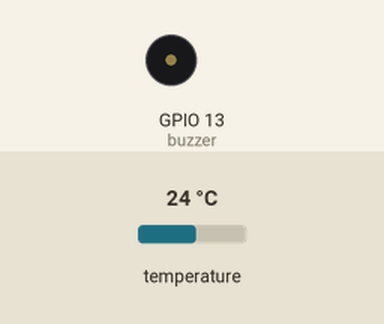
This sketch was run on a simulated ESP8266 (NodeMCU). On the bench: buzzer (waves = sounding). The inputs (shaded band) are chosen by the test bench; at power-on: temperature 24 °C. WiFi joins after 1.5 s; servers stay silent unless stated; the local clock reads 2024-03-15 10:24:30 at power-on unless the sketch sets it; what the sketch prints to the serial monitor is not drawn.

Above: at 2.7 s.
2.8 s: temperature set to 29.2 °C
8.0 s: temperature set to 30.8 °C
At 10.1 s:
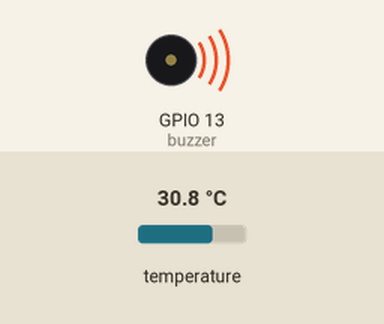
Timing chart, 0 to 22.2 s (numbered marks = the images above; inputs shaded):
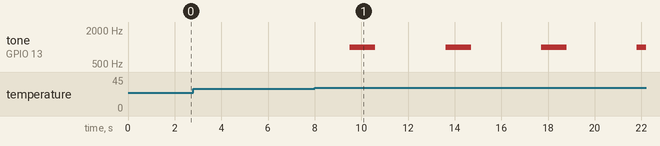

The sketch:

sketch.ino
```cpp
#include <ESP8266WiFi.h>
#include <WiFiClientSecure.h>
#include <UniversalTelegramBot.h>
#include <Adafruit_BME280.h>

#define WIFI_SSID ""        // WiFi SSID
#define WIFI_PASSWORD ""    // WiFi password

#define TELEGRAM_BOT_TOKEN ""        // Telegram bot token
#define TELEGRAM_CHANNEL_ID ""       // Telegram channel/group chat ID

const unsigned long BOT_MTBS = 1000;

X509List cert(TELEGRAM_CERTIFICATE_ROOT);
WiFiClientSecure secured_client;
UniversalTelegramBot bot(TELEGRAM_BOT_TOKEN, secured_client);
unsigned long bot_lasttime;

Adafruit_BME280 temperatureSensor;
const int buzzer = 13;

void setup() {
    connectWiFi();
    setupTime();

    temperatureSensor.begin();
    setupSpeaker();
}

void loop() {
    delay(2000);

    float temperature = temperatureSensor.readTemperature();
    Serial.printf("Temperature: %.1f\n", temperature);

    if (temperature > 30) {
        tone(buzzer, 1000);
        bot.sendMessage(TELEGRAM_CHANNEL_ID, "Температура піднялась до " + String(round(temperature)) + "°C", "");
        delay(800);
    }

    noTone(buzzer);
    delay(1000);
}

void connectWiFi() {
    Serial.begin(115200);

    Serial.print("Connecting to Wifi SSID ");
    Serial.print(WIFI_SSID);
    WiFi.begin(WIFI_SSID, WIFI_PASSWORD);
    secured_client.setTrustAnchors(&cert); // Add root certificate for api.telegram.org

    while (WiFi.status() != WL_CONNECTED) {
        Serial.print(".");
        delay(500);
    }
}

void setupTime() {
    Serial.print("Retrieving time: ");
    configTime(0, 0, "pool.ntp.org"); // get UTC time via NTP
    time_t now = time(nullptr);
    while (now < 24 * 3600) {
        Serial.print(".");
        delay(100);
        now = time(nullptr);
    }
    Serial.println(now);
}

void setupSpeaker() {
    pinMode(buzzer, OUTPUT);
}
```

Measured:
- the behaviour switches between 30 and 30.1 °C on temperature (found by bisection; images 0 and 1)
- after the input at 8.0 s, tone on GPIO 13 (buzzer): alternates 1000 Hz for 1.1 s and silent for 3.0 s, starting after 1.5 s
